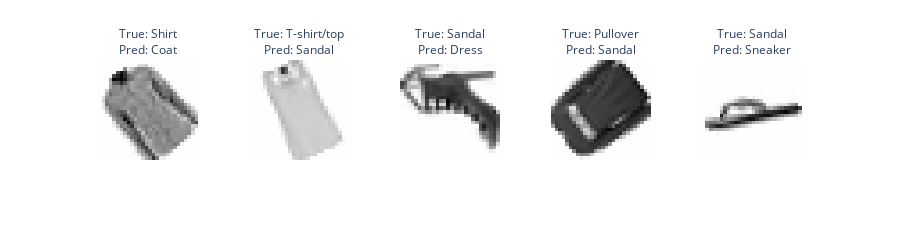

Notebook code cell kept with this figure:
### Markdown cell above
<!-- END QUESTION -->

## Understanding the Issue

To better understand the model's performance, let's examine some misclassifications. These are instances where the model's predictions differ from the true labels.

In the next cell, we will:
1. Identify misclassified examples from the test dataset.
2. Display these examples along with their predicted and true labels.

Pay close attention to whether the misclassifications are concentrated in specific classes or if they seem random.

### Code cell
# Predict labels for the secret test set
predictions_secret = model.predict(X_test_secret_sc)

# Identify misclassified examples
incorrect_secret = predictions_secret != y_test_secret

# Generate labels for misclassified examples with true and predicted labels
labels = [f"True: {true_label}<br>Pred: {pred_label}"
          for true_label, pred_label in zip(y_test_secret[incorrect_secret], predictions_secret[incorrect_secret])]

# Display misclassified images with their true and predicted labels
show_images(X_test_secret[incorrect_secret], max_images=5, ncols=5, labels=labels, reshape=True)

### Figure 1 — Plotly figure (JSON) as saved in the notebook; plotly's stock layout.template omitted (floating-point values rounded to 4 significant figures; data arrays with more than 128 entries replaced by an {"elided": "..."} marker saying what was removed)
{"data": [{"coloraxis": "coloraxis", "hovertemplate": "x: %{x}<br>y: %{y}<br>color: %{z}<extra></extra>", "name": "0", "type": "heatmap", "xaxis": "x", "yaxis": "y", "z": {"elided": "28x28 float values"}}, {"coloraxis": "coloraxis", "hovertemplate": "x: %{x}<br>y: %{y}<br>color: %{z}<extra></extra>", "name": "1", "type": "heatmap", "xaxis": "x2", "yaxis": "y2", "z": {"elided": "28x28 float values"}}, {"coloraxis": "coloraxis", "hovertemplate": "x: %{x}<br>y: %{y}<br>color: %{z}<extra></extra>", "name": "2", "type": "heatmap", "xaxis": "x3", "yaxis": "y3", "z": {"elided": "28x28 float values"}}, {"coloraxis": "coloraxis", "hovertemplate": "x: %{x}<br>y: %{y}<br>color: %{z}<extra></extra>", "name": "3", "type": "heatmap", "xaxis": "x4", "yaxis": "y4", "z": {"elided": "28x28 float values"}}, {"coloraxis": "coloraxis", "hovertemplate": "x: %{x}<br>y: %{y}<br>color: %{z}<extra></extra>", "name": "4", "type": "heatmap", "xaxis": "x5", "yaxis": "y5", "z": {"elided": "28x28 float values"}}], "layout": {"annotations": [{"font": {}, "showarrow": false, "text": "True: Shirt<br>Pred: Coat", "x": 0.092, "xanchor": "center", "xref": "paper", "y": 1, "yanchor": "bottom", "yref": "paper"}, {"font": {}, "showarrow": false, "text": "True: T-shirt/top<br>Pred: Sandal", "x": 0.296, "xanchor": "center", "xref": "paper", "y": 1, "yanchor": "bottom", "yref": "paper"}, {"font": {}, "showarrow": false, "text": "True: Sandal<br>Pred: Dress", "x": 0.5, "xanchor": "center", "xref": "paper", "y": 1, "yanchor": "bottom", "yref": "paper"}, {"font": {}, "showarrow": false, "text": "True: Pullover<br>Pred: Sandal", "x": 0.704, "xanchor": "center", "xref": "paper", "y": 1, "yanchor": "bottom", "yref": "paper"}, {"font": {}, "showarrow": false, "text": "True: Sandal<br>Pred: Sneaker", "x": 0.908, "xanchor": "center", "xref": "paper", "y": 1, "yanchor": "bottom", "yref": "paper"}], "coloraxis": {"colorscale": [[0, "rgb(254, 254, 253)"], [0.09091, "rgb(224, 224, 223)"], [0.1818, "rgb(197, 197, 195)"], [0.2727, "rgb(171, 171, 170)"], [0.3636, "rgb(146, 146, 145)"], [0.4545, "rgb(124, 123, 122)"], [0.5455, "rgb(102, 101, 101)"], [0.6364, "rgb(81, 80, 80)"], [0.7273, "rgb(59, 59, 59)"], [0.8182, "rgb(38, 38, 38)"], [0.9091, "rgb(16, 16, 16)"], [1, "rgb(0, 0, 0)"]], "showscale": false}, "height": 220, "margin": {"t": 60}, "xaxis": {"anchor": "y", "constrain": "domain", "domain": [0, 0.184], "scaleanchor": "y", "showgrid": false, "showticklabels": false}, "xaxis2": {"anchor": "y2", "domain": [0.204, 0.388], "matches": "x", "showgrid": false, "showticklabels": false}, "xaxis3": {"anchor": "y3", "domain": [0.408, 0.592], "matches": "x", "showgrid": false, "showticklabels": false}, "xaxis4": {"anchor": "y4", "domain": [0.612, 0.796], "matches": "x", "showgrid": false, "showticklabels": false}, "xaxis5": {"anchor": "y5", "domain": [0.816, 1], "matches": "x", "showgrid": false, "showticklabels": false}, "yaxis": {"anchor": "x", "autorange": "reversed", "constrain": "domain", "domain": [0, 1], "showgrid": false, "showticklabels": false}, "yaxis2": {"anchor": "x2", "domain": [0, 1], "matches": "y", "showgrid": false, "showticklabels": false}, "yaxis3": {"anchor": "x3", "domain": [0, 1], "matches": "y", "showgrid": false, "showticklabels": false}, "yaxis4": {"anchor": "x4", "domain": [0, 1], "matches": "y", "showgrid": false, "showticklabels": false}, "yaxis5": {"anchor": "x5", "domain": [0, 1], "matches": "y", "showgrid": false, "showticklabels": false}}}
